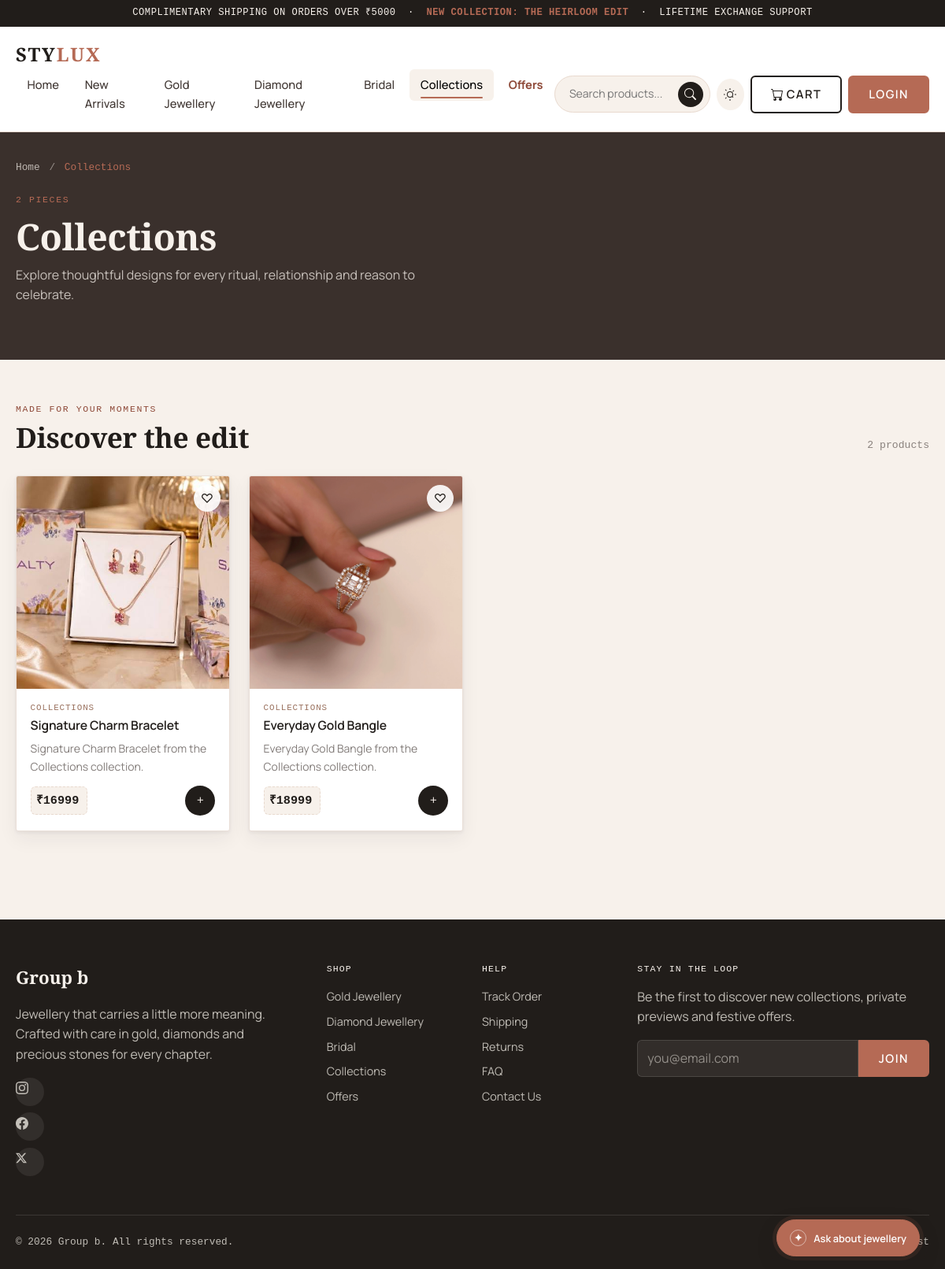
Page /collections/ on the committed database.
### core/models.py (models this page shows, shortened)
class Product(models.Model):
    name = models.CharField(max_length=160)
    category = models.ForeignKey(Category, related_name="products", on_delete=models.CASCADE)
    price = models.DecimalField(max_digits=12, decimal_places=2)
    image_url = models.ImageField(upload_to="Media/", blank=True, null=True)
    description = models.TextField(blank=True)
    is_featured = models.BooleanField(default=False)
    is_active = models.BooleanField(default=True)
    created_at = models.DateTimeField(auto_now_add=True)
    class Meta:
        ordering = ("-is_featured", "-created_at", "name")
    @property
    def local_image_url(self):
        if not self.image_url or not self.image_url.name:
            return ""
        media_root = Path(settings.MEDIA_ROOT).resolve()
        try:
            image_path = Path(self.image_url.path).resolve()
            image_path.relative_to(media_root)
        except (ValueError, OSError):
            return ""
        return self.image_url.url if image_path.is_file() else ""

class Category(models.Model):
    name = models.CharField(max_length=100, unique=True)
    slug = models.SlugField(max_length=100, unique=True, blank=True, null=True)
    image = models.ImageField(upload_to="Media/", blank=True, null=True)
    description = models.TextField(blank=True)
    created_at = models.DateTimeField(auto_now_add=True)
    class Meta:
        db_table = "core_category_choices"

### core/views.py (the view)
# urls.py: path('collections/', collections, name="collections"),
def collections(request):
    return render(request, "collections.html", _catalog_context("collections"))

### core/views.py (called while the page is built)
def _active_products(category_slug=None):
    products = Product.objects.filter(is_active=True)
    if category_slug:
        aliases = CATEGORY_SLUG_ALIASES.get(category_slug, [category_slug])
        products = products.filter(
            Q(category__slug__in=aliases)
            | Q(category__name__iexact=aliases[0].replace("_jewellery", ""))
            | Q(category__name__icontains=aliases[0].split("_")[0])
        )
    return products

def _catalog_context(category_slug=None):
    return {"products": _active_products(category_slug)}

### core/templates/collections.html
{% include "catalog_page.html" with page_key="collections" page_title="Collections" page_description="Explore thoughtful designs for every ritual, relationship and reason to celebrate." %}

### core/templates/product_card.html
{% load static %}
<div class="col-6 col-md-4 col-lg-3 reveal-on-scroll" data-reveal="scale">
  <div class="product-card" data-product data-id="{{ product.pk }}" data-name="{{ product.name }}" data-price="{{ product.price }}"{% if product.local_image_url %} data-image="{{ product.local_image_url }}"{% endif %} data-category="{{ product.category.name }}">
    <div class="product-media">
      <button class="wishlist-btn" type="button" aria-label="Add {{ product.name }} to wishlist">♡</button>
      {% if product.local_image_url %}<img src="{{ product.local_image_url }}" alt="{{ product.name }}" loading="lazy">{% endif %}
    </div>
    <div class="product-body">
      <div class="product-cat">{{ product.category.name }}</div>
      <h3 class="product-name">{{ product.name }}</h3>
      {% if product.description %}<p class="small mb-2" style="opacity:.65;">{{ product.description|truncatechars:68 }}</p>{% endif %}
      <div class="product-footer">
        <span class="swing-tag">₹{{ product.price|floatformat:0 }}{% if product.original_price %} <span class="was">₹{{ product.original_price|floatformat:0 }}</span>{% endif %}</span>
        <button class="add-cart-btn" type="button" data-add-to-cart aria-label="Add {{ product.name }} to cart">+</button>
      </div>
    </div>
  </div>
</div>

### core/static/css/style.css (style rules this page uses)
:root { --ink: #211d1a; --ink-soft: #3a302c; --coral: #b56a55; --coral-dark: #8e4938; --sand: #f7f1eb; --sand-deep: #e8d9ce; --sage: #9a725f; --charcoal: #403733; --paper: #FFFFFF; --font-display: "Cormorant Garamond", "Georgia", serif; --font-body: "Manrope", -apple-system, BlinkMacSystemFont, sans-serif; --font-mono: "Space Mono", "Courier New", monospace; --radius: 6px; --radius-lg: 3px; --shadow-card: 0 2px 4px rgba(27, 31, 59, 0.06), 0 10px 24px rgba(27, 31, 59, 0.06); --shadow-lift: 0 14px 30px rgba(27, 31, 59, 0.14); --container-max: 1240px; }
body { background: #fbf8f5; }
.btn-shop, .nav-icon-btn, .shop-search button, .add-cart-btn, .wishlist-btn { transition: transform .18s ease, background-color .18s ease, color .18s ease, box-shadow .18s ease; }
.product-card { border-radius: 0; box-shadow: 0 1px 0 #eadfd7; border: 1px solid #eadfd7; }
.product-media { background: #f3e7de; }
.product-name { font-family: var(--font-display); font-size: 1.25rem; font-weight: 600; }
.product-cat, .eyebrow { color: var(--coral-dark); }
.swing-tag { border: 0; border-radius: 0; background: transparent; padding-left: 0; }
.add-cart-btn { border-radius: 0; background: var(--ink); }
* { box-sizing: border-box; }
html { scroll-behavior: smooth; }
.reveal-on-scroll { opacity: 0; transform: translateY(18px); transition: opacity .45s ease, transform .45s ease; }
.reveal-on-scroll.is-visible { opacity: 1; transform: translateY(0); }
.reveal-on-scroll[data-reveal="scale"] { transform: translateY(18px) scale(.97); }
.reveal-on-scroll[data-reveal="scale"].is-visible, .reveal-on-scroll[data-reveal="slide-left"].is-visible, .reveal-on-scroll[data-reveal="slide-right"].is-visible { transform: translate(0) scale(1); }
body { font-family: var(--font-body); background-color: var(--sand); color: var(--charcoal); font-size: 16px; line-height: 1.6; }
h1, h2, h3, h4, .display-font { font-family: var(--font-display); color: var(--ink); font-weight: 600; letter-spacing: -0.01em; }
.product-card { background-color: var(--paper); border-radius: var(--radius-lg); overflow: hidden; box-shadow: var(--shadow-card); transition: transform 0.2s ease, box-shadow 0.2s ease; height: 100%; position: relative; }
.product-media { position: relative; aspect-ratio: 1 / 1; overflow: hidden; background-color: var(--sand); }
.product-media img { width: 100%; height: 100%; object-fit: cover; transition: transform 0.4s ease; }
.wishlist-btn { position: absolute; top: 0.7rem; right: 0.7rem; width: 34px; height: 34px; border-radius: 50%; background-color: rgba(255,255,255,0.9); border: none; display: inline-flex; align-items: center; justify-content: center; color: var(--ink); z-index: 2; }
.product-body { padding: 1rem 1.1rem 1.2rem; }
.product-cat { font-family: var(--font-mono); font-size: 0.68rem; text-transform: uppercase; letter-spacing: 0.08em; color: var(--sage); }
.product-name { font-family: var(--font-body); font-weight: 600; font-size: 0.98rem; color: var(--ink); margin: 0.2rem 0 0.6rem; }
.swing-tag { display: inline-flex; align-items: center; gap: 0.4rem; font-family: var(--font-mono); font-weight: 700; font-size: 0.95rem; color: var(--ink); background-color: var(--sand); border: 1px dashed var(--sand-deep); border-radius: var(--radius); padding: 0.3rem 0.6rem 0.3rem 0.4rem; }
.product-footer { display: flex; align-items: center; justify-content: space-between; margin-top: 0.8rem; }
.add-cart-btn { width: 38px; height: 38px; border-radius: 50%; background-color: var(--ink); color: var(--sand); border: none; display: inline-flex; align-items: center; justify-content: center; transition: background-color 0.15s ease, transform 0.15s ease; }

### rows in the picture
Product: local_image_url (picture), category.name "COLLECTIONS", name "Signature Charm Bracelet", description "Signature Charm Bracelet from the Collections collection.", price "16999"
Product: local_image_url (picture), category.name "COLLECTIONS", name "Everyday Gold Bangle", description "Everyday Gold Bangle from the Collections collection.", price "18999"

### other values in the picture
{{ page_title }} "Collections"
{{ products|length }} "2"
{{ page_description }} "Explore thoughtful designs for every ritual, relationship and reason to celebrate."
